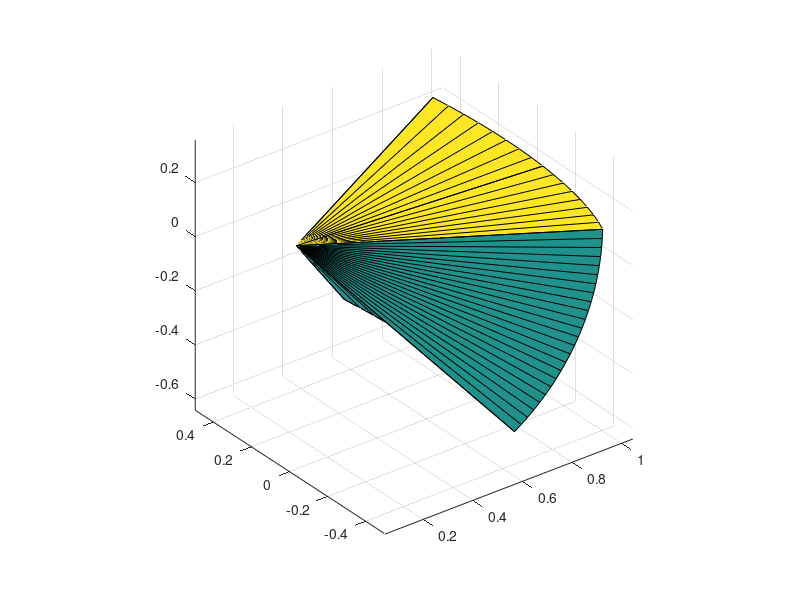

The MATLAB script that drew this image:
clc
clear
close all

%%
t = 100;
[x, y, z] = sphere(t);

azimuth = 0;
elevation = 0;

ratio = 4/3;

angleW = 60*pi/180;
angleH = angleW/ratio;

theta1 = azimuth - angleW/2;
theta2 = azimuth + angleW/2;

phi1 = elevation - angleH/2;
phi2 = elevation + angleH/2;

% lim1 = floor((t + 1)/2 - (t + 1)/2/pi*theta2);
% lim2 = floor(lim1 + (t + 1)/2/pi*angleW);
% 
% lim3 = floor((t + 1)/2 - (t + 1)/pi*phi2);
% lim4 = floor(lim3 + (t + 1)/pi*angleH);

%%
[theta, phi, r] = cart2sph(x, y, z);

Theta = theta.*((theta > theta1) & (theta < theta2) & (phi > phi1) & (phi < phi2));
Phi = phi.*((theta > theta1) & (theta < theta2) & (phi > phi1) & (phi < phi2));
R = r.*((theta > theta1) & (theta < theta2) & (phi > phi1) & (phi < phi2));

[X, Y, Z] = sph2cart(Theta, Phi, R);

% X = X(lim3:lim4, lim1:lim2);
% Y = Y(lim3:lim4, lim1:lim2);
% Z = Z(lim3:lim4, lim1:lim2);

h = surf(X, Y, Z);
rotate(h, [0, 1, 0], 25);
rotate(h, [1, 0, 0], 5);
axis equal;